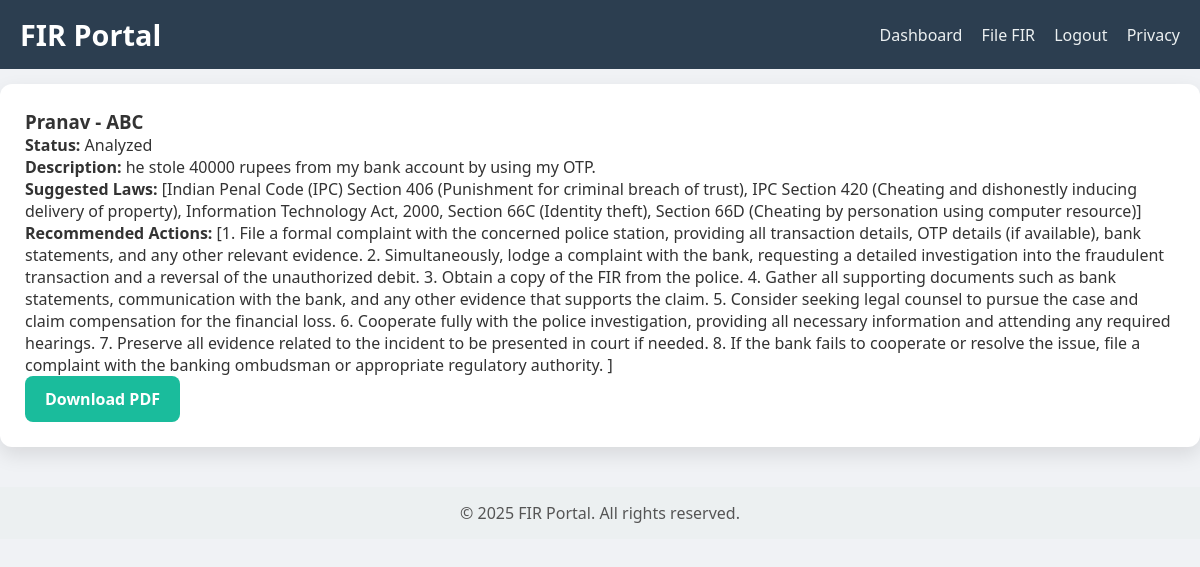
/dashboard (signed in), run on the app's committed database.
### tables this page shows
CREATE TABLE fir_reports (
            id INTEGER PRIMARY KEY,
            user_id INTEGER NOT NULL,
            name TEXT NOT NULL,
            company TEXT,
            company_address TEXT,
            industry TEXT,
            email TEXT,
            phone TEXT,
            accused_name TEXT,
            accused_role TEXT,
            witness_name TEXT,
            witness_contact TEXT,
            location_details TEXT,
            violation_type TEXT,
            incident_date TEXT,
            description TEXT,
            status TEXT,
            laws TEXT,
            actions TEXT,
            FOREIGN KEY (user_id) REFERENCES users (id)
        );

### app.py (the view)
@app.route("/dashboard")
def dashboard():
    if "user_id" not in session:
        flash("Please login first.", "error")
        return redirect(url_for("login"))
    conn = get_db_connection()
    reports = conn.execute("SELECT * FROM fir_reports WHERE user_id = ?", (session['user_id'],)).fetchall()
    conn.close()
    return render_template("dashboard.html", reports=reports)

### app.py (called while the page is built)
def get_db_connection():
    conn = sqlite3.connect(DATABASE)
    conn.row_factory = sqlite3.Row
    return conn

### templates/dashboard.html
{% extends "base.html" %}
{% block content %}
<div class="dashboard-container">
    {% if reports %}
        {% for fir in reports %}
        <div class="card">
            <h3>{{ fir.name }} - {{ fir.company }}</h3>
            <p><strong>Status:</strong> {{ fir.status }}</p>
            <p><strong>Description:</strong> {{ fir.description }}</p>
            <p><strong>Suggested Laws:</strong> {{ fir.laws }}</p>
            <p><strong>Recommended Actions:</strong> {{ fir.actions }}</p>
            <a class="btn" href="{{ url_for('download_fir', fir_id=fir.id) }}">Download PDF</a>
        </div>
        {% endfor %}
    {% else %}
        <p>No FIRs filed yet. <a href="{{ url_for('report') }}">File your first FIR</a></p>
    {% endif %}
</div>
{% endblock %}

### static/style.css (style rules this page uses)
* { margin:0; padding:0; box-sizing:border-box; font-family: 'Segoe UI', sans-serif; }
body { background:#f0f2f5; color:#333; }
.card, .form-card, .home-container { background:#fff; padding:25px; border-radius:12px; box-shadow:0 8px 20px rgba(0,0,0,0.1); margin-bottom:20px; }
button, .btn { background:#1abc9c; color:#fff; border:none; padding:12px 20px; border-radius:8px; cursor:pointer; font-weight:600; transition:0.2s; text-decoration:none; display:inline-block; }
.dashboard-container { display:flex; flex-wrap:wrap; gap:20px; }
.card { flex:1 1 400px; }

### data on the page
fir_reports: name "Pranav", company "ABC", status "Analyzed", description "he stole 40000 rupees from my bank account by using my OTP.", laws "[Indian Penal Code (IPC) Section 406 (Punishment for criminal breach of trust), IPC Section 420 (Cheating and dishonestly inducing delivery of property), Information Technology Act, 2000, Section 66C (Identity theft), Section 66D (Cheating by personation using computer resource)]", actions "[1. File a formal complaint with the concerned police station, providing all transaction details, OTP details (if available), bank statements, and any other relevant evidence. 2. Simultaneously, lodge a complaint with the bank, requesting a detailed investigation into the fraudulent transaction and a reversal of the unauthorized debit. 3. Obtain a copy of the FIR from the police. 4. Gather all supporting documents such as bank statements, communication with the bank, and any other evidence that supports the claim. 5. Consider seeking legal counsel to pursue the case and claim compensation for the financial loss. 6. Cooperate fully with the police investigation, providing all necessary…"
